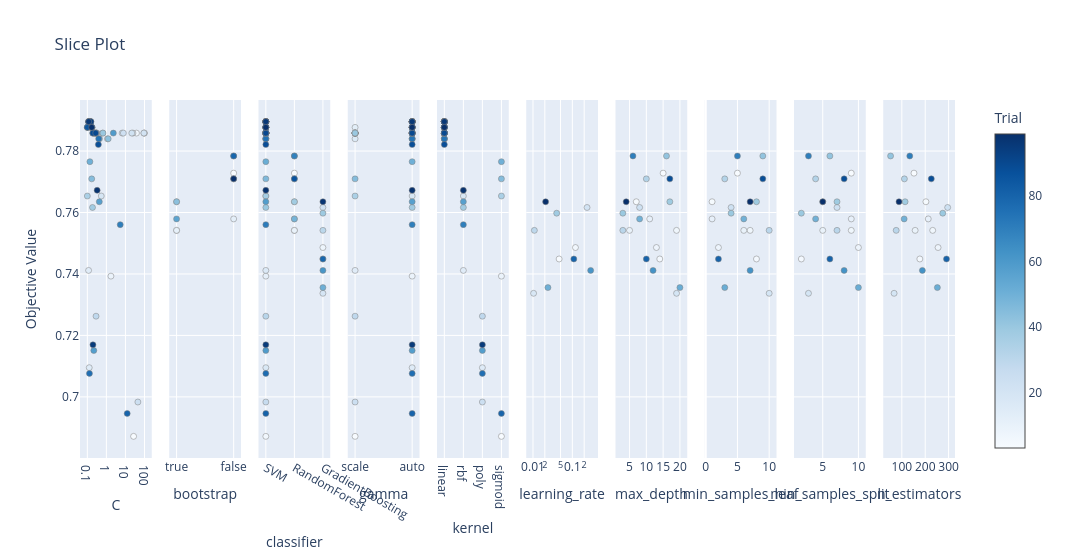

Notebook cell for this chart:
### Code cell
# 3. Slice Plot
plot_slice(study).show()

### Figure 1 — Plotly figure (JSON) as saved in the notebook; plotly's stock layout.template omitted (floating-point values rounded to 4 significant figures)
{"data": [{"marker": {"color": [3, 6, 9, 10, 11, 12, 13, 14, 15, 16, 18, 19, 21, 22, 23, 24, 25, 26, 27, 29, 31, 32, 33, 34, 35, 38, 40, 41, 42, 43, 44, 45, 46, 48, 50, 51, 52, 53, 54, 55, 56, 57, 58, 59, 61, 62, 63, 64, 65, 66, 67, 69, 70, 71, 72, 73, 74, 75, 76, 77, 79, 80, 81, 82, 83, 84, 85, 87, 88, 89, 90, 91, 92, 93, 94, 95, 96, 98, 99], "colorbar": {"title": {"text": "Trial"}, "x": 1, "xpad": 40}, "colorscale": [[0, "rgb(247,251,255)"], [0.125, "rgb(222,235,247)"], [0.25, "rgb(198,219,239)"], [0.375, "rgb(158,202,225)"], [0.5, "rgb(107,174,214)"], [0.625, "rgb(66,146,198)"], [0.75, "rgb(33,113,181)"], [0.875, "rgb(8,81,156)"], [1, "rgb(8,48,107)"]], "line": {"color": "Grey", "width": 0.5}, "showscale": true}, "mode": "markers", "name": "Feasible Trial", "showlegend": false, "type": "scatter", "x": [26.73, 37.77, 1.73, 98.85, 94.6, 24.73, 0.1058, 0.1163, 0.1256, 1.133, 6.712, 0.5391, 92.71, 21.57, 7.759, 44.85, 0.3185, 0.3128, 0.2851, 0.2864, 0.3018, 0.2813, 0.6346, 0.1788, 0.1, 0.1868, 0.66, 0.1978, 0.4339, 1.241, 0.1708, 0.1696, 0.1661, 0.1559, 0.136, 0.194, 0.104, 0.1003, 0.1391, 0.1742, 0.1551, 0.425, 0.2186, 2.316, 0.1147, 0.1333, 0.138, 0.1287, 0.1354, 0.1262, 0.1282, 0.2448, 5.315, 0.1194, 0.1314, 0.1272, 0.3947, 0.2177, 0.1291, 0.2377, 0.13, 12.33, 0.1013, 0.1322, 0.1351, 0.2366, 0.1002, 0.1498, 0.379, 0.1956, 0.2757, 0.1227, 0.1483, 0.1175, 0.1539, 0.1967, 0.1178, 0.3272, 0.1694], "xaxis": "x", "y": [0.6872, 0.7858, 0.7393, 0.7858, 0.7858, 0.7858, 0.7877, 0.7412, 0.7095, 0.784, 0.7858, 0.7654, 0.7858, 0.7858, 0.7858, 0.6983, 0.7858, 0.7858, 0.7858, 0.7263, 0.7858, 0.7858, 0.7858, 0.7877, 0.7654, 0.7616, 0.7858, 0.7858, 0.784, 0.784, 0.7877, 0.7709, 0.7877, 0.7877, 0.7765, 0.7858, 0.7877, 0.7877, 0.7896, 0.7877, 0.7877, 0.7635, 0.7151, 0.7858, 0.7896, 0.7896, 0.7896, 0.7896, 0.7896, 0.7896, 0.7896, 0.7858, 0.7561, 0.7896, 0.7896, 0.7896, 0.784, 0.7858, 0.7076, 0.7858, 0.7896, 0.6946, 0.7877, 0.7896, 0.7896, 0.7858, 0.7877, 0.7896, 0.7821, 0.7858, 0.7858, 0.7896, 0.7896, 0.7896, 0.7896, 0.7169, 0.7896, 0.7672, 0.7877], "yaxis": "y"}, {"marker": {"color": [0, 1, 4, 7, 8, 30, 36, 39, 47, 68, 86], "colorbar": {"title": {"text": "Trial"}, "x": 1, "xpad": 40}, "colorscale": [[0, "rgb(247,251,255)"], [0.125, "rgb(222,235,247)"], [0.25, "rgb(198,219,239)"], [0.375, "rgb(158,202,225)"], [0.5, "rgb(107,174,214)"], [0.625, "rgb(66,146,198)"], [0.75, "rgb(33,113,181)"], [0.875, "rgb(8,81,156)"], [1, "rgb(8,48,107)"]], "line": {"color": "Grey", "width": 0.5}, "showscale": false}, "mode": "markers", "name": "Feasible Trial", "showlegend": false, "type": "scatter", "x": [false, true, true, true, false, false, true, false, true, false, false], "xaxis": "x2", "y": [0.7728, 0.7635, 0.7542, 0.7542, 0.7579, 0.7709, 0.7635, 0.7784, 0.7579, 0.7784, 0.7709], "yaxis": "y2"}, {"marker": {"color": [0, 1, 2, 3, 4, 5, 6, 7, 8, 9, 10, 11, 12, 13, 14, 15, 16, 17, 18, 19, 20, 21, 22, 23, 24, 25, 26, 27, 28, 29, 30, 31, 32, 33, 34, 35, 36, 37, 38, 39, 40, 41, 42, 43, 44, 45, 46, 47, 48, 49, 50, 51, 52, 53, 54, 55, 56, 57, 58, 59, 60, 61, 62, 63, 64, 65, 66, 67, 68, 69, 70, 71, 72, 73, 74, 75, 76, 77, 78, 79, 80, 81, 82, 83, 84, 85, 86, 87, 88, 89, 90, 91, 92, 93, 94, 95, 96, 97, 98, 99], "colorbar": {"title": {"text": "Trial"}, "x": 1, "xpad": 40}, "colorscale": [[0, "rgb(247,251,255)"], [0.125, "rgb(222,235,247)"], [0.25, "rgb(198,219,239)"], [0.375, "rgb(158,202,225)"], [0.5, "rgb(107,174,214)"], [0.625, "rgb(66,146,198)"], [0.75, "rgb(33,113,181)"], [0.875, "rgb(8,81,156)"], [1, "rgb(8,48,107)"]], "line": {"color": "Grey", "width": 0.5}, "showscale": false}, "mode": "markers", "name": "Feasible Trial", "showlegend": false, "type": "scatter", "x": ["RandomForest", "RandomForest", "GradientBoosting", "SVM", "RandomForest", "GradientBoosting", "SVM", "RandomForest", "RandomForest", "SVM", "SVM", "SVM", "SVM", "SVM", "SVM", "SVM", "SVM", "GradientBoosting", "SVM", "SVM", "GradientBoosting", "SVM", "SVM", "SVM", "SVM", "SVM", "SVM", "SVM", "GradientBoosting", "SVM", "RandomForest", "SVM", "SVM", "SVM", "SVM", "SVM", "RandomForest", "GradientBoosting", "SVM", "RandomForest", "SVM", "SVM", "SVM", "SVM", "SVM", "SVM", "SVM", "RandomForest", "SVM", "GradientBoosting", "SVM", "SVM", "SVM", "SVM", "SVM", "SVM", "SVM", "SVM", "SVM", "SVM", "GradientBoosting", "SVM", "SVM", "SVM", "SVM", "SVM", "SVM", "SVM", "RandomForest", "SVM", "SVM", "SVM", "SVM", "SVM", "SVM", "SVM", "SVM", "SVM", "GradientBoosting", "SVM", "SVM", "SVM", "SVM", "SVM", "SVM", "SVM", "RandomForest", "SVM", "SVM", "SVM", "SVM", "SVM", "SVM", "SVM", "SVM", "SVM", "SVM", "GradientBoosting", "SVM", "SVM"], "xaxis": "x3", "y": [0.7728, 0.7635, 0.7449, 0.6872, 0.7542, 0.7486, 0.7858, 0.7542, 0.7579, 0.7393, 0.7858, 0.7858, 0.7858, 0.7877, 0.7412, 0.7095, 0.784, 0.7337, 0.7858, 0.7654, 0.7616, 0.7858, 0.7858, 0.7858, 0.6983, 0.7858, 0.7858, 0.7858, 0.7542, 0.7263, 0.7709, 0.7858, 0.7858, 0.7858, 0.7877, 0.7654, 0.7635, 0.7598, 0.7616, 0.7784, 0.7858, 0.7858, 0.784, 0.784, 0.7877, 0.7709, 0.7877, 0.7579, 0.7877, 0.7356, 0.7765, 0.7858, 0.7877, 0.7877, 0.7896, 0.7877, 0.7877, 0.7635, 0.7151, 0.7858, 0.7412, 0.7896, 0.7896, 0.7896, 0.7896, 0.7896, 0.7896, 0.7896, 0.7784, 0.7858, 0.7561, 0.7896, 0.7896, 0.7896, 0.784, 0.7858, 0.7076, 0.7858, 0.7449, 0.7896, 0.6946, 0.7877, 0.7896, 0.7896, 0.7858, 0.7877, 0.7709, 0.7896, 0.7821, 0.7858, 0.7858, 0.7896, 0.7896, 0.7896, 0.7896, 0.7169, 0.7896, 0.7635, 0.7672, 0.7877], "yaxis": "y3"}, {"marker": {"color": [3, 6, 9, 10, 11, 12, 13, 14, 15, 16, 18, 19, 21, 22, 23, 24, 25, 26, 27, 29, 31, 32, 33, 34, 35, 38, 40, 41, 42, 43, 44, 45, 46, 48, 50, 51, 52, 53, 54, 55, 56, 57, 58, 59, 61, 62, 63, 64, 65, 66, 67, 69, 70, 71, 72, 73, 74, 75, 76, 77, 79, 80, 81, 82, 83, 84, 85, 87, 88, 89, 90, 91, 92, 93, 94, 95, 96, 98, 99], "colorbar": {"title": {"text": "Trial"}, "x": 1, "xpad": 40}, "colorscale": [[0, "rgb(247,251,255)"], [0.125, "rgb(222,235,247)"], [0.25, "rgb(198,219,239)"], [0.375, "rgb(158,202,225)"], [0.5, "rgb(107,174,214)"], [0.625, "rgb(66,146,198)"], [0.75, "rgb(33,113,181)"], [0.875, "rgb(8,81,156)"], [1, "rgb(8,48,107)"]], "line": {"color": "Grey", "width": 0.5}, "showscale": false}, "mode": "markers", "name": "Feasible Trial", "showlegend": false, "type": "scatter", "x": ["scale", "scale", "auto", "scale", "scale", "scale", "scale", "scale", "auto", "scale", "scale", "auto", "scale", "scale", "scale", "scale", "scale", "scale", "auto", "scale", "auto", "auto", "auto", "auto", "scale", "auto", "scale", "auto", "auto", "auto", "auto", "scale", "auto", "auto", "auto", "auto", "auto", "auto", "auto", "auto", "auto", "auto", "auto", "auto", "auto", "auto", "auto", "auto", "auto", "auto", "auto", "auto", "auto", "auto", "auto", "auto", "auto", "auto", "auto", "auto", "auto", "auto", "auto", "auto", "auto", "auto", "auto", "auto", "auto", "auto", "auto", "auto", "auto", "auto", "auto", "auto", "auto", "auto", "auto"], "xaxis": "x4", "y": [0.6872, 0.7858, 0.7393, 0.7858, 0.7858, 0.7858, 0.7877, 0.7412, 0.7095, 0.784, 0.7858, 0.7654, 0.7858, 0.7858, 0.7858, 0.6983, 0.7858, 0.7858, 0.7858, 0.7263, 0.7858, 0.7858, 0.7858, 0.7877, 0.7654, 0.7616, 0.7858, 0.7858, 0.784, 0.784, 0.7877, 0.7709, 0.7877, 0.7877, 0.7765, 0.7858, 0.7877, 0.7877, 0.7896, 0.7877, 0.7877, 0.7635, 0.7151, 0.7858, 0.7896, 0.7896, 0.7896, 0.7896, 0.7896, 0.7896, 0.7896, 0.7858, 0.7561, 0.7896, 0.7896, 0.7896, 0.784, 0.7858, 0.7076, 0.7858, 0.7896, 0.6946, 0.7877, 0.7896, 0.7896, 0.7858, 0.7877, 0.7896, 0.7821, 0.7858, 0.7858, 0.7896, 0.7896, 0.7896, 0.7896, 0.7169, 0.7896, 0.7672, 0.7877], "yaxis": "y4"}, {"marker": {"color": [3, 6, 9, 10, 11, 12, 13, 14, 15, 16, 18, 19, 21, 22, 23, 24, 25, 26, 27, 29, 31, 32, 33, 34, 35, 38, 40, 41, 42, 43, 44, 45, 46, 48, 50, 51, 52, 53, 54, 55, 56, 57, 58, 59, 61, 62, 63, 64, 65, 66, 67, 69, 70, 71, 72, 73, 74, 75, 76, 77, 79, 80, 81, 82, 83, 84, 85, 87, 88, 89, 90, 91, 92, 93, 94, 95, 96, 98, 99], "colorbar": {"title": {"text": "Trial"}, "x": 1, "xpad": 40}, "colorscale": [[0, "rgb(247,251,255)"], [0.125, "rgb(222,235,247)"], [0.25, "rgb(198,219,239)"], [0.375, "rgb(158,202,225)"], [0.5, "rgb(107,174,214)"], [0.625, "rgb(66,146,198)"], [0.75, "rgb(33,113,181)"], [0.875, "rgb(8,81,156)"], [1, "rgb(8,48,107)"]], "line": {"color": "Grey", "width": 0.5}, "showscale": false}, "mode": "markers", "name": "Feasible Trial", "showlegend": false, "type": "scatter", "x": ["sigmoid", "linear", "sigmoid", "linear", "linear", "linear", "linear", "rbf", "poly", "linear", "linear", "rbf", "linear", "linear", "linear", "poly", "linear", "linear", "linear", "poly", "linear", "linear", "linear", "linear", "sigmoid", "rbf", "linear", "linear", "linear", "linear", "linear", "sigmoid", "linear", "linear", "sigmoid", "linear", "linear", "linear", "linear", "linear", "linear", "rbf", "poly", "linear", "linear", "linear", "linear", "linear", "linear", "linear", "linear", "linear", "rbf", "linear", "linear", "linear", "linear", "linear", "poly", "linear", "linear", "sigmoid", "linear", "linear", "linear", "linear", "linear", "linear", "linear", "linear", "linear", "linear", "linear", "linear", "linear", "poly", "linear", "rbf", "linear"], "xaxis": "x5", "y": [0.6872, 0.7858, 0.7393, 0.7858, 0.7858, 0.7858, 0.7877, 0.7412, 0.7095, 0.784, 0.7858, 0.7654, 0.7858, 0.7858, 0.7858, 0.6983, 0.7858, 0.7858, 0.7858, 0.7263, 0.7858, 0.7858, 0.7858, 0.7877, 0.7654, 0.7616, 0.7858, 0.7858, 0.784, 0.784, 0.7877, 0.7709, 0.7877, 0.7877, 0.7765, 0.7858, 0.7877, 0.7877, 0.7896, 0.7877, 0.7877, 0.7635, 0.7151, 0.7858, 0.7896, 0.7896, 0.7896, 0.7896, 0.7896, 0.7896, 0.7896, 0.7858, 0.7561, 0.7896, 0.7896, 0.7896, 0.784, 0.7858, 0.7076, 0.7858, 0.7896, 0.6946, 0.7877, 0.7896, 0.7896, 0.7858, 0.7877, 0.7896, 0.7821, 0.7858, 0.7858, 0.7896, 0.7896, 0.7896, 0.7896, 0.7169, 0.7896, 0.7672, 0.7877], "yaxis": "y5"}, {"marker": {"color": [2, 5, 17, 20, 28, 37, 49, 60, 78, 97], "colorbar": {"title": {"text": "Trial"}, "x": 1, "xpad": 40}, "colorscale": [[0, "rgb(247,251,255)"], [0.125, "rgb(222,235,247)"], [0.25, "rgb(198,219,239)"], [0.375, "rgb(158,202,225)"], [0.5, "rgb(107,174,214)"], [0.625, "rgb(66,146,198)"], [0.75, "rgb(33,113,181)"], [0.875, "rgb(8,81,156)"], [1, "rgb(8,48,107)"]], "line": {"color": "Grey", "width": 0.5}, "showscale": false}, "mode": "markers", "name": "Feasible Trial", "showlegend": false, "type": "scatter", "x": [0.04617, 0.12, 0.01036, 0.2363, 0.01083, 0.04001, 0.02398, 0.2923, 0.1092, 0.02095], "xaxis": "x6", "y": [0.7449, 0.7486, 0.7337, 0.7616, 0.7542, 0.7598, 0.7356, 0.7412, 0.7449, 0.7635], "yaxis": "y6"}, {"marker": {"color": [0, 1, 2, 4, 5, 7, 8, 17, 20, 28, 30, 36, 37, 39, 47, 49, 60, 68, 78, 86, 97], "colorbar": {"title": {"text": "Trial"}, "x": 1, "xpad": 40}, "colorscale": [[0, "rgb(247,251,255)"], [0.125, "rgb(222,235,247)"], [0.25, "rgb(198,219,239)"], [0.375, "rgb(158,202,225)"], [0.5, "rgb(107,174,214)"], [0.625, "rgb(66,146,198)"], [0.75, "rgb(33,113,181)"], [0.875, "rgb(8,81,156)"], [1, "rgb(8,48,107)"]], "line": {"color": "Grey", "width": 0.5}, "showscale": false}, "mode": "markers", "name": "Feasible Trial", "showlegend": false, "type": "scatter", "x": [15, 7, 14, 19, 13, 5, 11, 19, 8, 3, 10, 17, 3, 16, 8, 20, 12, 6, 10, 17, 4], "xaxis": "x7", "y": [0.7728, 0.7635, 0.7449, 0.7542, 0.7486, 0.7542, 0.7579, 0.7337, 0.7616, 0.7542, 0.7709, 0.7635, 0.7598, 0.7784, 0.7579, 0.7356, 0.7412, 0.7784, 0.7449, 0.7709, 0.7635], "yaxis": "y7"}, {"marker": {"color": [0, 1, 2, 4, 5, 7, 8, 17, 20, 28, 30, 36, 37, 39, 47, 49, 60, 68, 78, 86, 97], "colorbar": {"title": {"text": "Trial"}, "x": 1, "xpad": 40}, "colorscale": [[0, "rgb(247,251,255)"], [0.125, "rgb(222,235,247)"], [0.25, "rgb(198,219,239)"], [0.375, "rgb(158,202,225)"], [0.5, "rgb(107,174,214)"], [0.625, "rgb(66,146,198)"], [0.75, "rgb(33,113,181)"], [0.875, "rgb(8,81,156)"], [1, "rgb(8,48,107)"]], "line": {"color": "Grey", "width": 0.5}, "showscale": false}, "mode": "markers", "name": "Feasible Trial", "showlegend": false, "type": "scatter", "x": [5, 1, 8, 7, 2, 6, 1, 10, 4, 10, 3, 8, 4, 9, 6, 3, 7, 5, 2, 9, 7], "xaxis": "x8", "y": [0.7728, 0.7635, 0.7449, 0.7542, 0.7486, 0.7542, 0.7579, 0.7337, 0.7616, 0.7542, 0.7709, 0.7635, 0.7598, 0.7784, 0.7579, 0.7356, 0.7412, 0.7784, 0.7449, 0.7709, 0.7635], "yaxis": "y8"}, {"marker": {"color": [0, 1, 2, 4, 5, 7, 8, 17, 20, 28, 30, 36, 37, 39, 47, 49, 60, 68, 78, 86, 97], "colorbar": {"title": {"text": "Trial"}, "x": 1, "xpad": 40}, "colorscale": [[0, "rgb(247,251,255)"], [0.125, "rgb(222,235,247)"], [0.25, "rgb(198,219,239)"], [0.375, "rgb(158,202,225)"], [0.5, "rgb(107,174,214)"], [0.625, "rgb(66,146,198)"], [0.75, "rgb(33,113,181)"], [0.875, "rgb(8,81,156)"], [1, "rgb(8,48,107)"]], "line": {"color": "Grey", "width": 0.5}, "showscale": false}, "mode": "markers", "name": "Feasible Trial", "showlegend": false, "type": "scatter", "x": [9, 5, 2, 9, 10, 5, 9, 3, 7, 7, 4, 7, 2, 6, 4, 10, 8, 3, 6, 8, 5], "xaxis": "x9", "y": [0.7728, 0.7635, 0.7449, 0.7542, 0.7486, 0.7542, 0.7579, 0.7337, 0.7616, 0.7542, 0.7709, 0.7635, 0.7598, 0.7784, 0.7579, 0.7356, 0.7412, 0.7784, 0.7449, 0.7709, 0.7635], "yaxis": "y9"}, {"marker": {"color": [0, 1, 2, 4, 5, 7, 8, 17, 20, 28, 30, 36, 37, 39, 47, 49, 60, 68, 78, 86, 97], "colorbar": {"title": {"text": "Trial"}, "x": 1, "xpad": 40}, "colorscale": [[0, "rgb(247,251,255)"], [0.125, "rgb(222,235,247)"], [0.25, "rgb(198,219,239)"], [0.375, "rgb(158,202,225)"], [0.5, "rgb(107,174,214)"], [0.625, "rgb(66,146,198)"], [0.75, "rgb(33,113,181)"], [0.875, "rgb(8,81,156)"], [1, "rgb(8,48,107)"]], "line": {"color": "Grey", "width": 0.5}, "showscale": false}, "mode": "markers", "name": "Feasible Trial", "showlegend": false, "type": "scatter", "x": [152, 203, 177, 232, 255, 157, 213, 67, 296, 76, 111, 114, 275, 52, 110, 252, 188, 134, 291, 226, 88], "xaxis": "x10", "y": [0.7728, 0.7635, 0.7449, 0.7542, 0.7486, 0.7542, 0.7579, 0.7337, 0.7616, 0.7542, 0.7709, 0.7635, 0.7598, 0.7784, 0.7579, 0.7356, 0.7412, 0.7784, 0.7449, 0.7709, 0.7635], "yaxis": "y10"}], "layout": {"title": {"text": "Slice Plot"}, "width": 3000, "xaxis": {"anchor": "y", "domain": [0, 0.082], "title": {"text": "C"}, "type": "log"}, "xaxis10": {"anchor": "y10", "domain": [0.918, 1.0], "title": {"text": "n_estimators"}}, "xaxis2": {"anchor": "y2", "categoryarray": [true, false], "categoryorder": "array", "domain": [0.102, 0.184], "title": {"text": "bootstrap"}, "type": "category"}, "xaxis3": {"anchor": "y3", "categoryarray": ["SVM", "RandomForest", "GradientBoosting"], "categoryorder": "array", "domain": [0.204, 0.286], "title": {"text": "classifier"}, "type": "category"}, "xaxis4": {"anchor": "y4", "categoryarray": ["scale", "auto"], "categoryorder": "array", "domain": [0.306, 0.388], "title": {"text": "gamma"}, "type": "category"}, "xaxis5": {"anchor": "y5", "categoryarray": ["linear", "rbf", "poly", "sigmoid"], "categoryorder": "array", "domain": [0.408, 0.49], "title": {"text": "kernel"}, "type": "category"}, "xaxis6": {"anchor": "y6", "domain": [0.51, 0.592], "title": {"text": "learning_rate"}, "type": "log"}, "xaxis7": {"anchor": "y7", "domain": [0.612, 0.694], "title": {"text": "max_depth"}}, "xaxis8": {"anchor": "y8", "domain": [0.714, 0.796], "title": {"text": "min_samples_leaf"}}, "xaxis9": {"anchor": "y9", "domain": [0.816, 0.898], "title": {"text": "min_samples_split"}}, "yaxis": {"anchor": "x", "domain": [0, 1], "title": {"text": "Objective Value"}}, "yaxis10": {"anchor": "x10", "domain": [0, 1], "matches": "y", "showticklabels": false}, "yaxis2": {"anchor": "x2", "domain": [0, 1], "matches": "y", "showticklabels": false}, "yaxis3": {"anchor": "x3", "domain": [0, 1], "matches": "y", "showticklabels": false}, "yaxis4": {"anchor": "x4", "domain": [0, 1], "matches": "y", "showticklabels": false}, "yaxis5": {"anchor": "x5", "domain": [0, 1], "matches": "y", "showticklabels": false}, "yaxis6": {"anchor": "x6", "domain": [0, 1], "matches": "y", "showticklabels": false}, "yaxis7": {"anchor": "x7", "domain": [0, 1], "matches": "y", "showticklabels": false}, "yaxis8": {"anchor": "x8", "domain": [0, 1], "matches": "y", "showticklabels": false}, "yaxis9": {"anchor": "x9", "domain": [0, 1], "matches": "y", "showticklabels": false}}}
